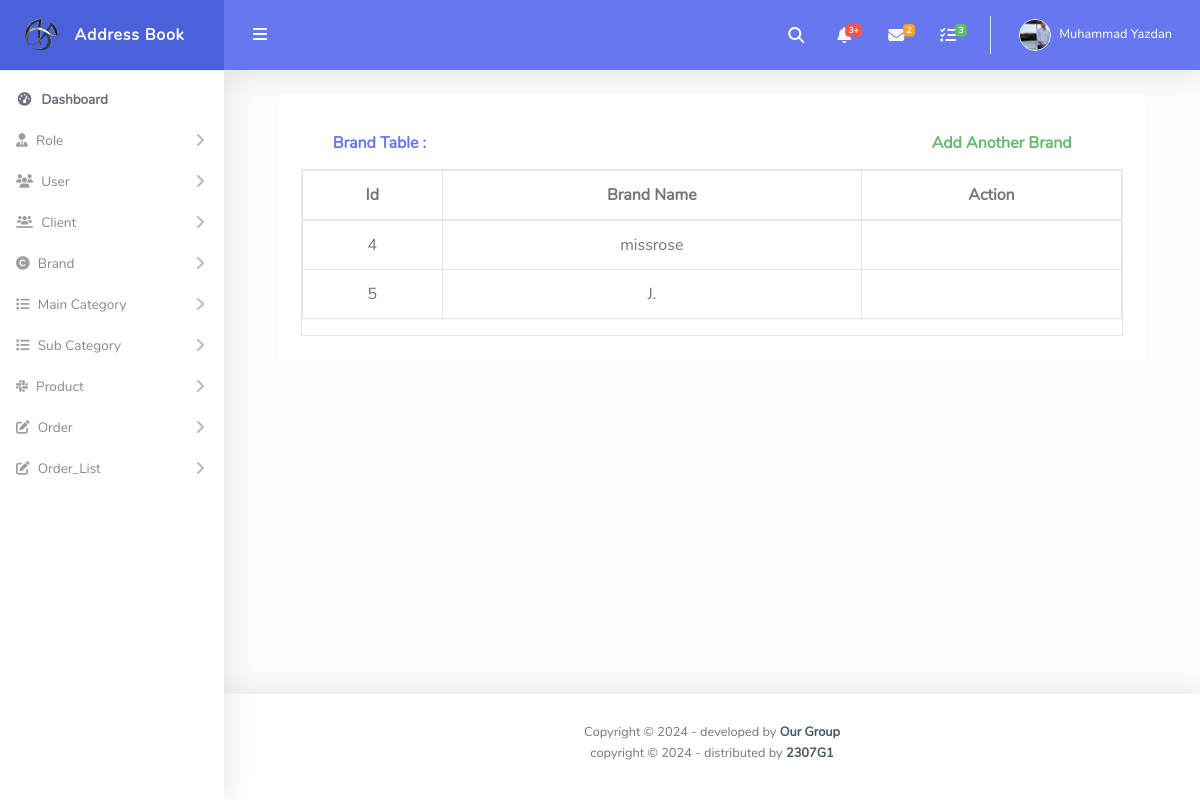
The app's page /admin/brand_show.php, older data.
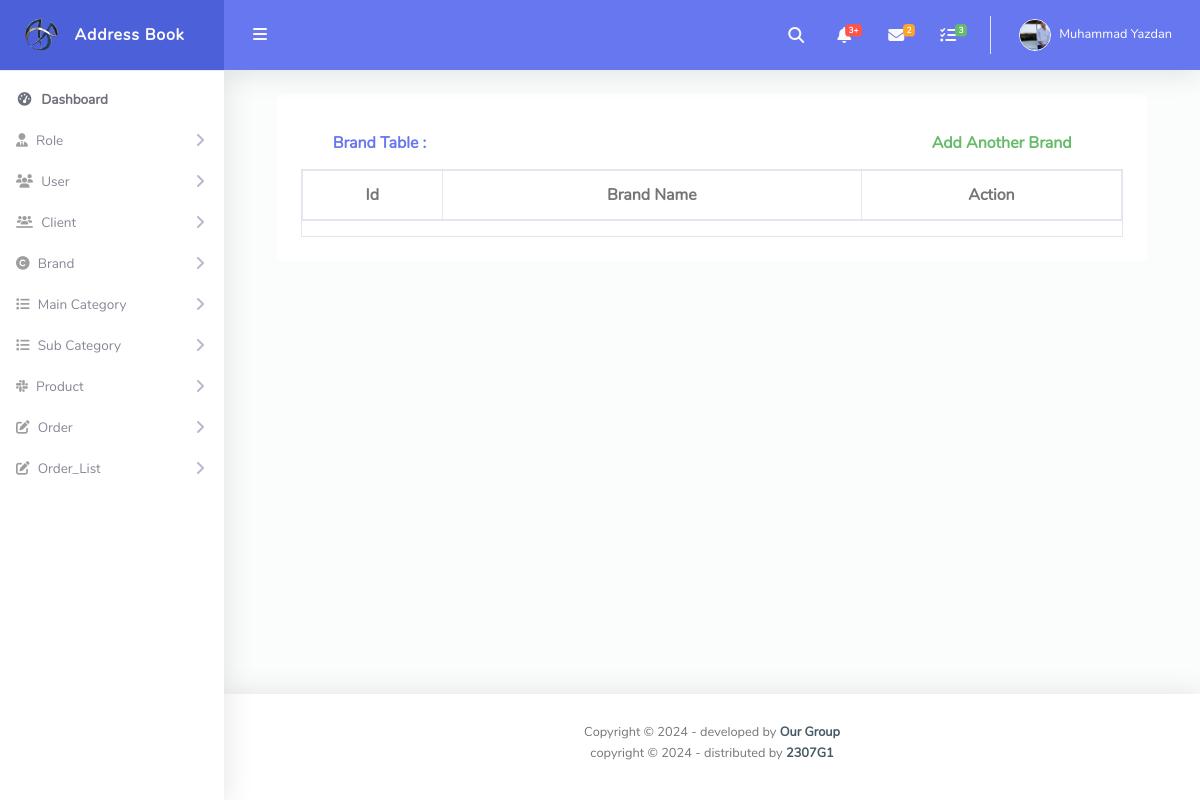
The same page, newer data.
### tables this page shows
CREATE TABLE `brand` (
  `id` int(11) NOT NULL,
  `brand_name` varchar(255) NOT NULL
);

### admin/brand_show.php (the view, shortened to what this page needs)
<?php
include("./connection.php");
include("./header.php");
$sql = "select * from brand";
$result = mysqli_query($con, $sql);
?>
<div id="content-wrapper" class="d-flex flex-column">
    <div id="content">
        <nav class="navbar navbar-expand navbar-light bg-navbar topbar mb-4 static-top">
            <button id="sidebarToggleTop" class="btn btn-link rounded-circle mr-3">
                <i class="fa fa-bars"></i>
            </button>
            <ul class="navbar-nav ml-auto">
                <li class="nav-item dropdown no-arrow">
                    <a class="nav-link dropdown-toggle" href="#" id="searchDropdown" role="button" data-toggle="dropdown" aria-haspopup="true" aria-expanded="false">
                        <i class="fas fa-search fa-fw"></i>
                    </a>
                </li>
                <li class="nav-item dropdown no-arrow mx-1">
                    <a class="nav-link dropdown-toggle" href="#" id="alertsDropdown" role="button" data-toggle="dropdown" aria-haspopup="true" aria-expanded="false">
                        <i class="fas fa-bell fa-fw"></i>
                        <span class="badge badge-danger badge-counter">3+</span>
                    </a>
                </li>
                <li class="nav-item dropdown no-arrow mx-1">
                    <a class="nav-link dropdown-toggle" href="#" id="messagesDropdown" role="button" data-toggle="dropdown" aria-haspopup="true" aria-expanded="false">
                        <i class="fas fa-envelope fa-fw"></i>
                        <span class="badge badge-warning badge-counter">2</span>
                    </a>
                </li>
                <li class="nav-item dropdown no-arrow mx-1">
                    <a class="nav-link dropdown-toggle" href="#" id="messagesDropdown" role="button" data-toggle="dropdown" aria-haspopup="true" aria-expanded="false">
                        <i class="fas fa-tasks fa-fw"></i>
                        <span class="badge badge-success badge-counter">3</span>
                    </a>
                </li>
                <li class="nav-item dropdown no-arrow">
                    <a class="nav-link dropdown-toggle" href="#" id="userDropdown" role="button" data-toggle="dropdown" aria-haspopup="true" aria-expanded="false">
                        <img class="img-profile rounded-circle" src="../me.png" style="max-width: 60px">
                        <span class="ml-2 d-none d-lg-inline text-white small">Muhammad Yazdan</span>
                    </a>
                </li>
            </ul>
        </nav>
        <div class="col-lg-11 mx-auto">
            <div class="bg-light rounded h-100 p-4">
                <div class="container">
                    <div class="row">
                        <div class="col-lg-9 card-header py-3 d-flex flex-row align-items-center justify-content-between">
                            <h6 class="m-0 font-weight-bold text-primary">Brand Table :</h6>
                        </div>
                        <div class="col-lg-3 card-header py-3 d-flex flex-row align-items-center justify-content-between">
                            <a href="./brand_add.php">
                                <h6 class="m-0 font-weight-bold text-success">Add Another Brand</h6>
                            </a>
                        </div>
                    </div>
                </div>
                <div class="table-responsive table-bordered text-center text-dark e1">
                    <table class="table">
                        <thead>
                            <tr>
                                <th scope="col">Id</th>
                                <th scope="col">Brand Name</th>
                                <th scope="col">Action</th>
                            </tr>
                        </thead>
                        <tbody>
                            <tr>
                                <?php
                                while ($rows = mysqli_fetch_assoc($result)) {
                                ?>
                                    <td><?php echo $rows['id'] ?></td>
                                    <td><?php echo $rows['brand_name'] ?></td>
                                    <td><a href="brand_update.php?id=<?php echo $rows['id'] ?>">
                                                </td>
                            </tr>
                        <?php  } ?>
                        </tbody>
                    </table>
                </div>
            </div>
        </div>
    </div>
    <?php
    include("./footer.php");
    ?>

Row changes from the older to the newer data that the page shows:
removed brand: id "4", brand_name "missrose"
removed brand: id "5", brand_name "J."
